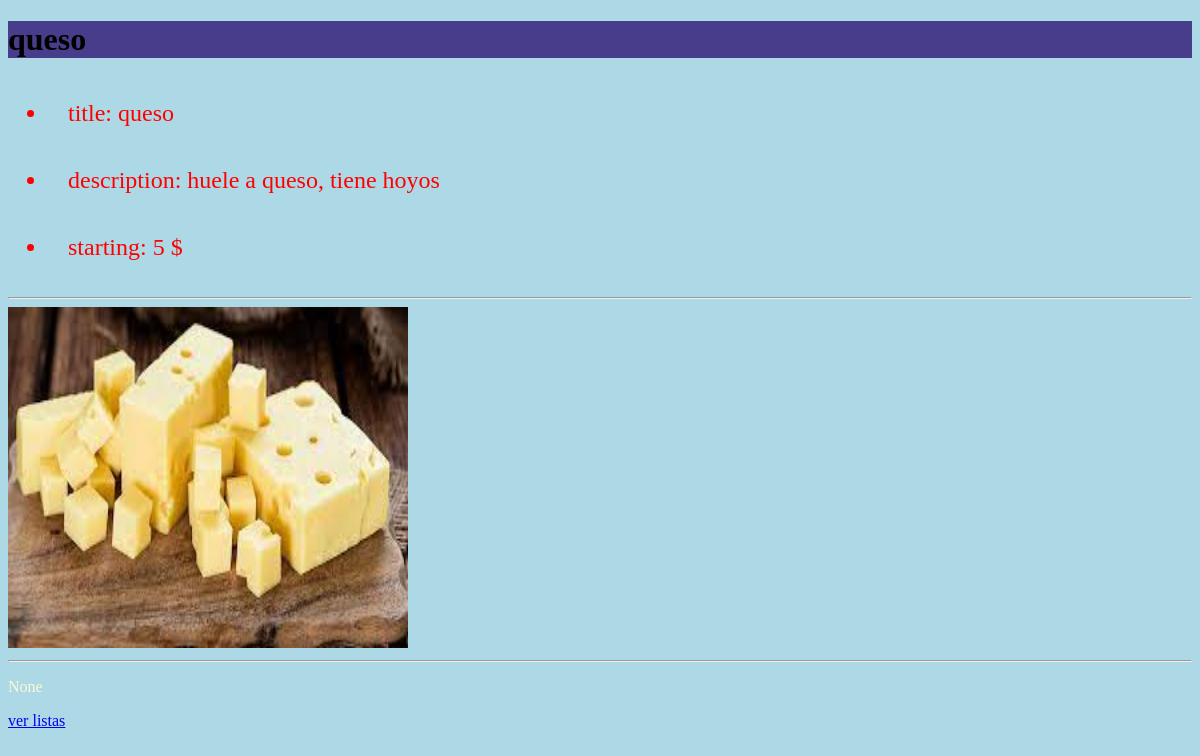
/listing3 (signed in), run on the app's committed database.
### listing/models.py (models this page shows, shortened)
class Listing(models.Model):
    title = models.CharField(max_length=64, )
    description = models.CharField(max_length=64)
    starting = models.IntegerField()
    imagen = models.ImageField(null=True, blank=True)
    comentarios = models.CharField(max_length=300, null=True)

### listing/views.py (the view)
# urls.py: path("<int:listing_id>", views.list, name="listing"),
@login_required(login_url='login')
def list(request, listing_id):
    return render(request, "listing/list.html", {
        "listing": Listing.objects.get(id=listing_id),
    })

### listing/templates/listing/list.html
{% extends "listing/layout.html" %}
{% block body %}
<h1>{{ listing.title }}</h1>
<ul>
    <li>title: {{ listing.title }} </li>
    <li>description: {{ listing.description }}</li>
    <li>starting: {{ listing.starting }} $</li>
</ul>
    <hr>
<img src="images/{{ listing.imagen }}", width="400"
     height="341">
<hr>
<p>  {{ listing.comentarios }} </p>
 <a href={%  url 'listing:index' %}> ver listas   </a>
{% endblock %}

### static/listing/styles.css (style rules this page uses)
body { color: black; background-color: lightblue; }
h1 { background-color: darkslateblue; }
p { color: lightgoldenrodyellow; }
li { font-family: "Arial Black"; font-size: x-large ; color: red; padding: 20px; }

### data on the page
Listing: title "queso", description "huele a queso, tiene hoyos", starting "5", imagen (picture), comentarios "None"
